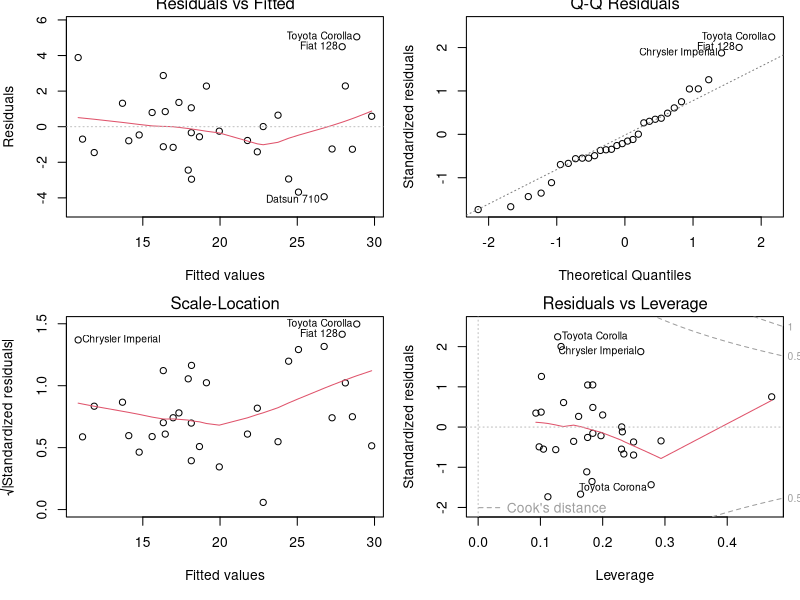
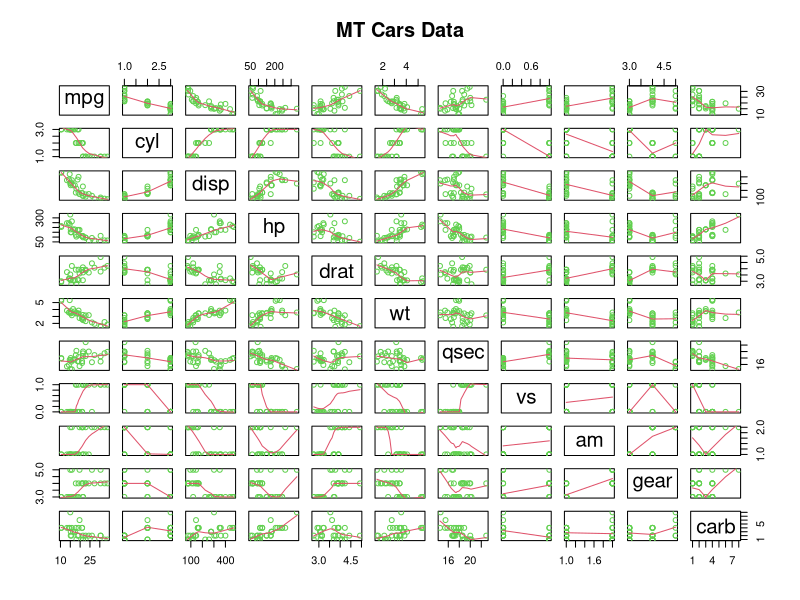

Write the R code that produced these figures, in order. (Note: this script raises an error after producing the figures.)
## ---- chunk 1
ipak <- function(pkg){
      new.pkg <- pkg[!(pkg %in% installed.packages()[, "Package"])]
      if (length(new.pkg)) 
            install.packages(new.pkg, dependencies = TRUE)
      sapply(pkg, require, character.only = TRUE)
}

### Package Usage
packages <- c("plyr", "dplyr", "data.table", "dtplyr", "lubridate", "ggplot2", "scales",
                  "reshape2", "knitr", "R.cache", "stringr", "gtools", "quantreg",
                  "graphics", "corrplot", "broom")
ipak(packages)
## ---- chunk 2
data(mtcars)
mtcars$am <- as.factor(mtcars$am)
mtcars$cyl <- as.factor(mtcars$cyl) 
## ---- chunk 3
str(mtcars)
head(mtcars)
## ---- chunk 4
fit1 <- lm(mpg ~ am, data = mtcars)
coef1 <- round(summary(fit1)$coef, 4)
glance1 <- round(glance(fit1)[1:6], 4)

fit10 <- lm(mpg ~ ., data = mtcars)
coef10 <- round(summary(fit10)$coef, 4)
glance10 <- round(glance(fit10)[1:6], 4)

bestfit <- step(fit10, direction = "both")
coef.best <- round(summary(bestfit)$coef, 4)
glance.best <- round(glance(bestfit)[1:6], 4)

## Obtained by manually adding / removing variables (using correlations as guide)
fit3 <- lm(mpg ~ am + wt + cyl, data = mtcars)
coef3 <- round(summary(fit3)$coef, 4)
glance3 <- round(glance(fit3)[1:6], 4)

fit4 <- lm(mpg ~ am + wt + cyl + hp, data = mtcars)
coef4 <- round(summary(fit4)$coef, 4)
glance4 <- round(glance(fit4)[1:6], 4)
## ---- chunk 5
model <- c("fit1", "fit3", "fit4", "bestfit", "fit10")
model.compare <- rbind(glance1,glance3, glance4, glance.best, glance10)
model.compare <- cbind(model, model.compare)
model.compare
## ---- chunk 6
mpg.anova <- anova(fit1, fit3, fit4)
mpg.anova
## ---- chunk 7
par(mfrow = c(2,2), mar = c(5,4,1,1))
plot(fit4)
## ---- chunk 8
pairs(mtcars, panel = panel.smooth, main = "MT Cars Data", col = 3)
## ---- chunk 9
par(mar = c(5,4,2,1))
mtcars.cor <- cor(mtcars)
corrplot(mtcars.cor, method = "number", type = "upper", add = FALSE, 
                  order = "original", is.corr = TRUE)
